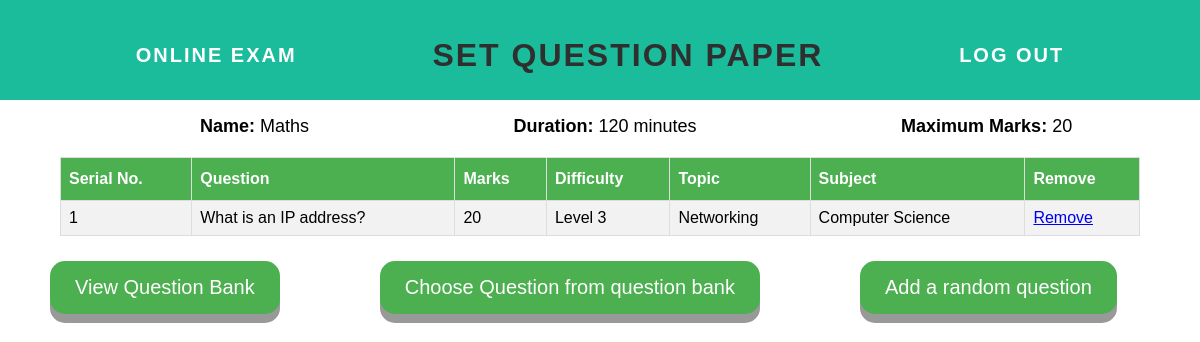
Page /view/paper/5 on the committed database.
### tables this page shows
CREATE TABLE questionPaper(pid integer primary key autoincrement, name text not null unique, duration integer not null, maxMarks integer default 0);

CREATE TABLE question(qid integer primary key autoincrement,
            question text not null unique, keywords text, keySentences text,
            marks integer not null, difficulty integer not null,
            topic text not null, subject text not null);

### app.py (the view)
@app.route('/view/paper/<int:id>', methods = ['GET', 'POST'])
def viewPaper(id):
    if request.method == 'GET':
        conn = sqlite3.connect("questionBank.db")
        c = conn.cursor()
        c.execute("select * from questionPaper where pid = ?", (id,))
        paperDetail = c.fetchall()
        IDtuple = (id,)
        c.execute("select qid from qset where pid = ?", IDtuple)
        qIDList = []
        for qList in c.fetchall():
            qIDList.append(qList[0])
        questionDetailList = []
        for qid in qIDList:
            c.execute("select * from question where qid = ?", (qid,))
            questionDetailList.append(c.fetchone())
        marks = 0
        if len(questionDetailList) > 0:
            for q in questionDetailList:
                marks += q[4]
        conn.close()
        return render_template("setQuestionPaper.html", questionDetailList = questionDetailList, id = id, paperDetail = paperDetail, marks = marks)

### templates/setQuestionPaper.html (shortened to what this page needs)
<html>
    <head>
        <link rel="stylesheet" href="{{ url_for('static', filename='css/main.css') }}">
    </head>
    <body>
        <div id="header">
            <div class="container">
                <a id="header-title" href="/">Online Exam</a>
                <h1>SET QUESTION PAPER</h1>
                <a href="#" id = "logout"> Log Out </a>
            </div>
        </div>
        <div id = "paperlist">
            <li><span>Name:</span> {{ paperDetail[0][1] }}</li>
            <li><span>Duration:</span> {{ paperDetail[0][2] }} minutes</li>
            <li><span>Maximum Marks:</span> {{ marks }}</li>
        </div>
        {%  if questionDetailList|length < 1 %}
        <h4 style="text-align: center">There are no questions. Create one below!</h4>
        {%  else %}
        <table id = "table">
            <tr>
                <th>Serial No.</th>
                <th>Question</th>
                <th>Marks</th>
                <th>Difficulty</th>
                <th>Topic</th>
                <th>Subject</th>
                <th>Remove</th>
            </tr>
            {% for question in questionDetailList %}
            <tr>
                <td>{{ loop.index }}</td>
                <td class="largest-width">{{ question[1] }}</td>
                <td>{{ question[4] }}</td>
                <td>{{ question[5] }}</td>
                <td>{{ question[6] }}</td>
                <td>{{ question[7] }}</td>
                <td><a href="/remove/{{id}}/{{question[0]}}">Remove</a></td>
            </tr>
                {% endfor %}
        </table>
        {%  endif %}
        <div class="form button-group">
            <form action="/questionbank/view/{{id}}" method="POST">
                <input class = "button" type="submit" value="View Question Bank">
            </form>
            <form action="/choose/{{id}}" method="POST">
                <input class = "button" type="submit" value="Choose Question from question bank">
            </form>
            <form action="/random/{{id}}" method="POST">
                <input class = "button" type="submit" value="Add a random question">
            </form>
        </div>
    </body>
</html>

### static/css/main.css (style rules this page uses)
body, html { margin: 0px; font-family: sans-serif; width: 100%; }
#table { font-family: "Trebuchet MS", Arial, Helvetica, sans-serif; border-collapse: collapse; width: 90%; margin: 20px auto; }
#table td, #table th { border: 1px solid #ddd; padding: 8px; }
#table tr:nth-child(even) { background-color: #f2f2f2; }
#table th { padding-top: 12px; padding-bottom: 12px; text-align: left; background-color: #4CAF50; color: white; }
#header { background-color: #1abc9c; height: 100px; margin: 0px; line-height: 110px; }
#header a { color: white; text-decoration: none; text-transform: uppercase; letter-spacing: 0.1em; }
#header-title { font-size: 20px; font-weight: bold; margin-left: 0px; }
#logout { font-size: 20px; font-weight: bold; }
.container { display: flex; flex-direction: row; justify-content: space-evenly; }
h1 { text-align: center; margin-top: 0; letter-spacing: 2px; color: #2f2f2f; }
.button { display: inline-block; padding: 15px 25px; font-size: 20px; cursor: pointer; text-align: center; text-decoration: none; outline: none; color: #fff; background-color: #4CAF50; border: none; border-radius: 15px; box-shadow: 0 9px #999; margin: 5px 50px; }
li { display: inline; padding-left: 200px; font-size: large; }
span { font-weight: bold; }
.button-group .button { float: left; }
.button-group { margin-top: 0px; margin-left: 0px; margin-right: 0px; }
.largest-width { max-width: 300px; word-wrap: break-word; }

### rows in the picture
questionPaper: name "Maths", duration "120"
question: question "What is an IP address?", marks "20", difficulty "Level 3", topic "Networking", subject "Computer Science"

### other values in the picture
{{ marks }} "20"
